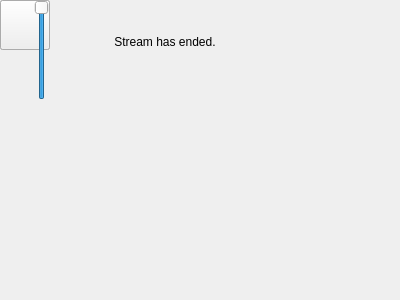
<?xml version="1.0" encoding="UTF-8"?>
<ui version="4.0">
 <class>Form</class>
 <widget class="QWidget" name="Form">
  <property name="geometry">
   <rect>
    <x>0</x>
    <y>0</y>
    <width>400</width>
    <height>300</height>
   </rect>
  </property>
  <property name="windowTitle">
   <string>Form</string>
  </property>
  <property name="layoutDirection">
   <enum>Qt::LeftToRight</enum>
  </property>
  <layout class="QGridLayout" name="gridLayout">
   <property name="leftMargin">
    <number>0</number>
   </property>
   <property name="topMargin">
    <number>0</number>
   </property>
   <property name="rightMargin">
    <number>0</number>
   </property>
   <property name="bottomMargin">
    <number>0</number>
   </property>
   <property name="spacing">
    <number>0</number>
   </property>
   <item row="0" column="0">
    <widget class="QWidget" name="drawArea" native="true"/>
   </item>
  </layout>
  <widget class="QPushButton" name="pause_button">
   <property name="geometry">
    <rect>
     <x>0</x>
     <y>0</y>
     <width>50</width>
     <height>50</height>
    </rect>
   </property>
   <property name="visible">
    <bool>false</bool>
   </property>
   <property name="accessibleName">
    <string/>
   </property>
  </widget>
  <widget class="QPushButton" name="delete_button">
   <property name="geometry">
    <rect>
     <x>0</x>
     <y>0</y>
     <width>50</width>
     <height>50</height>
    </rect>
   </property>
   <property name="visible">
    <bool>false</bool>
   </property>
   <property name="accessibleName">
    <string/>
   </property>
  </widget>
  <widget class="QSlider" name="volume_slider">
   <property name="geometry">
    <rect>
     <x>30</x>
     <y>0</y>
     <width>23</width>
     <height>100</height>
    </rect>
   </property>
   <property name="visible">
    <bool>false</bool>
   </property>
   <property name="maximum">
    <number>100</number>
   </property>
   <property name="value">
    <number>100</number>
   </property>
   <property name="orientation">
    <enum>Qt::Vertical</enum>
   </property>
  </widget>
  <widget class="QLabel" name="end_label">
   <property name="geometry">
    <rect>
     <x>90</x>
     <y>30</y>
     <width>150</width>
     <height>23</height>
    </rect>
   </property>
   <property name="visible">
    <bool>false</bool>
   </property>
   <property name="text">
    <string>Stream has ended.</string>
   </property>
   <property name="alignment">
    <set>Qt::AlignCenter</set>
   </property>
  </widget>
 </widget>
 <resources/>
 <connections/>
</ui>
